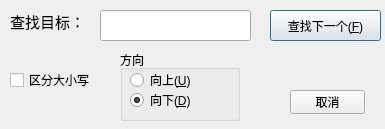
<?xml version="1.0" encoding="UTF-8"?>
<ui version="4.0">
 <class>Find</class>
 <widget class="QDialog" name="Find">
  <property name="geometry">
   <rect>
    <x>0</x>
    <y>0</y>
    <width>385</width>
    <height>129</height>
   </rect>
  </property>
  <property name="windowTitle">
   <string>查找</string>
  </property>
  <widget class="QLabel" name="label_find">
   <property name="geometry">
    <rect>
     <x>10</x>
     <y>10</y>
     <width>81</width>
     <height>21</height>
    </rect>
   </property>
   <property name="text">
    <string>&lt;html&gt;&lt;head/&gt;&lt;body&gt;&lt;p&gt;&lt;span style=&quot; font-size:11pt;&quot;&gt;查找目标：&lt;/span&gt;&lt;/p&gt;&lt;/body&gt;&lt;/html&gt;</string>
   </property>
  </widget>
  <widget class="QLineEdit" name="lineEdit_find">
   <property name="geometry">
    <rect>
     <x>100</x>
     <y>10</y>
     <width>151</width>
     <height>31</height>
    </rect>
   </property>
  </widget>
  <widget class="QPushButton" name="btn_findNext">
   <property name="geometry">
    <rect>
     <x>270</x>
     <y>10</y>
     <width>111</width>
     <height>31</height>
    </rect>
   </property>
   <property name="styleSheet">
    <string notr="true">font: 11pt &quot;Microsoft YaHei UI&quot;;</string>
   </property>
   <property name="text">
    <string>查找下一个(&amp;F)</string>
   </property>
  </widget>
  <widget class="QCheckBox" name="chk_case">
   <property name="geometry">
    <rect>
     <x>10</x>
     <y>70</y>
     <width>101</width>
     <height>20</height>
    </rect>
   </property>
   <property name="styleSheet">
    <string notr="true">font: 11pt &quot;Microsoft YaHei UI&quot;;</string>
   </property>
   <property name="text">
    <string>区分大小写</string>
   </property>
  </widget>
  <widget class="QGroupBox" name="group_dir">
   <property name="geometry">
    <rect>
     <x>120</x>
     <y>50</y>
     <width>120</width>
     <height>71</height>
    </rect>
   </property>
   <property name="title">
    <string>方向</string>
   </property>
   <widget class="QRadioButton" name="radio_down">
    <property name="geometry">
     <rect>
      <x>10</x>
      <y>40</y>
      <width>95</width>
      <height>20</height>
     </rect>
    </property>
    <property name="styleSheet">
     <string notr="true">font: 10pt &quot;Microsoft YaHei UI&quot;;</string>
    </property>
    <property name="text">
     <string>向下(&amp;D)</string>
    </property>
    <property name="checked">
     <bool>true</bool>
    </property>
   </widget>
   <widget class="QRadioButton" name="radio_up">
    <property name="geometry">
     <rect>
      <x>10</x>
      <y>20</y>
      <width>95</width>
      <height>20</height>
     </rect>
    </property>
    <property name="styleSheet">
     <string notr="true">font: 10pt &quot;Microsoft YaHei UI&quot;;</string>
    </property>
    <property name="text">
     <string>向上(&amp;U)</string>
    </property>
   </widget>
  </widget>
  <widget class="QPushButton" name="btn_cancel">
   <property name="geometry">
    <rect>
     <x>290</x>
     <y>90</y>
     <width>75</width>
     <height>24</height>
    </rect>
   </property>
   <property name="styleSheet">
    <string notr="true">font: 11pt &quot;Microsoft YaHei UI&quot;;</string>
   </property>
   <property name="text">
    <string>取消</string>
   </property>
  </widget>
 </widget>
 <resources/>
 <connections/>
</ui>
